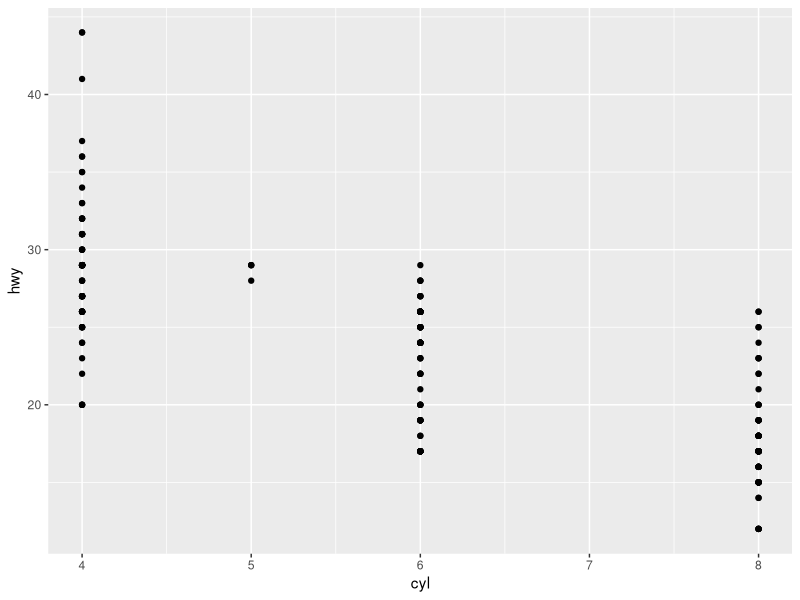

Recreate this plot in R.
## ---- chunk 1
library(ggplot2)
p <- ggplot(mpg, aes(cyl, hwy))
p + geom_point()

